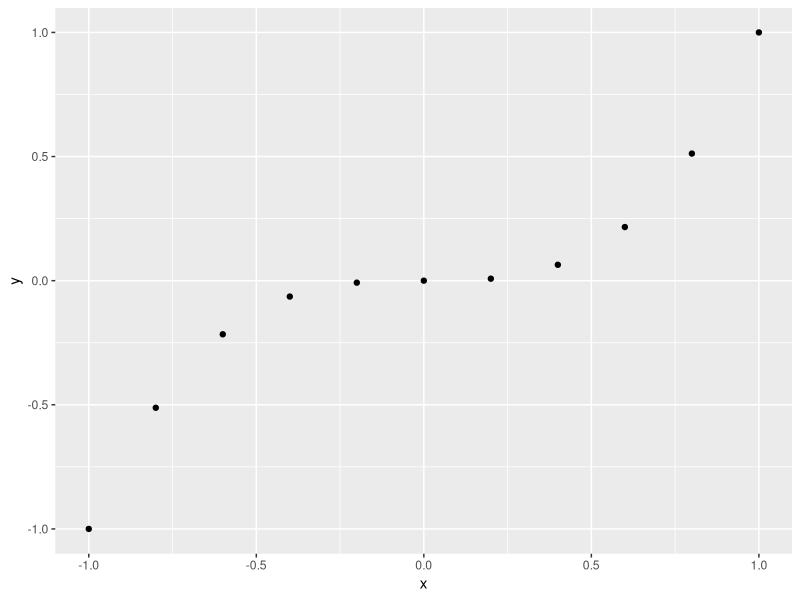
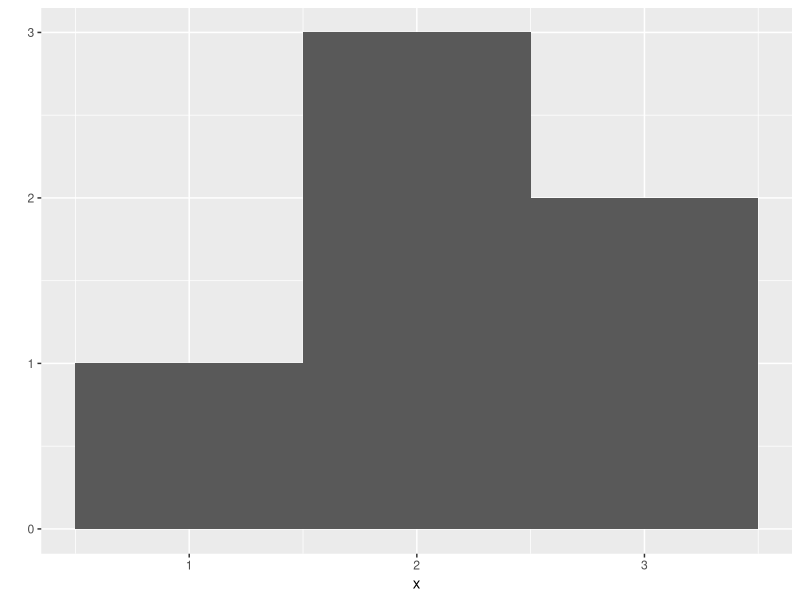
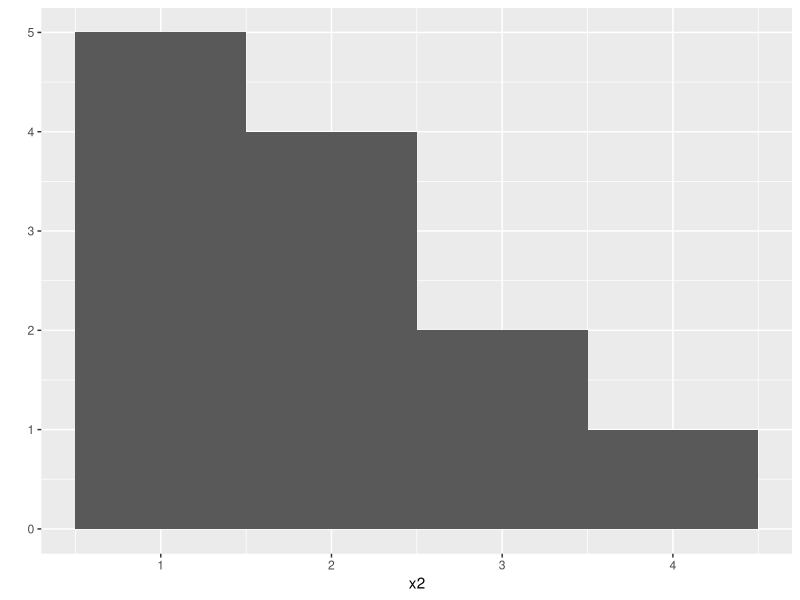
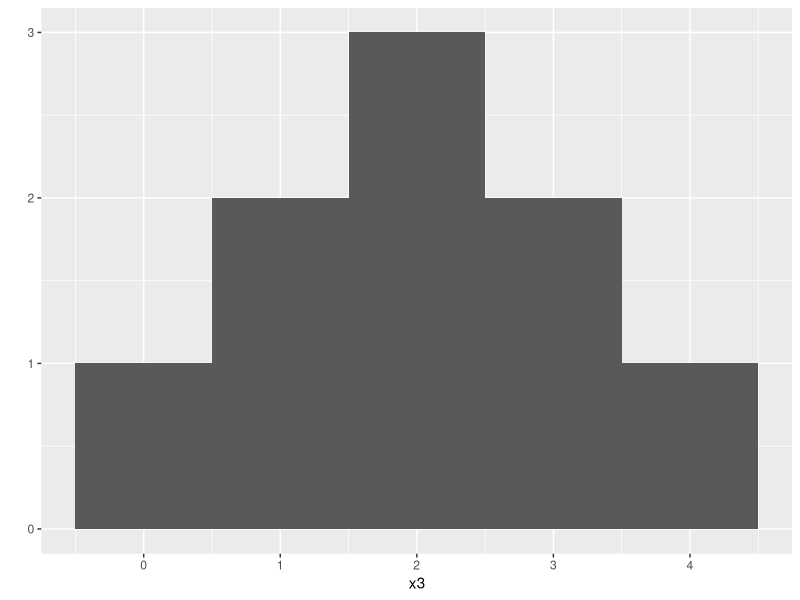
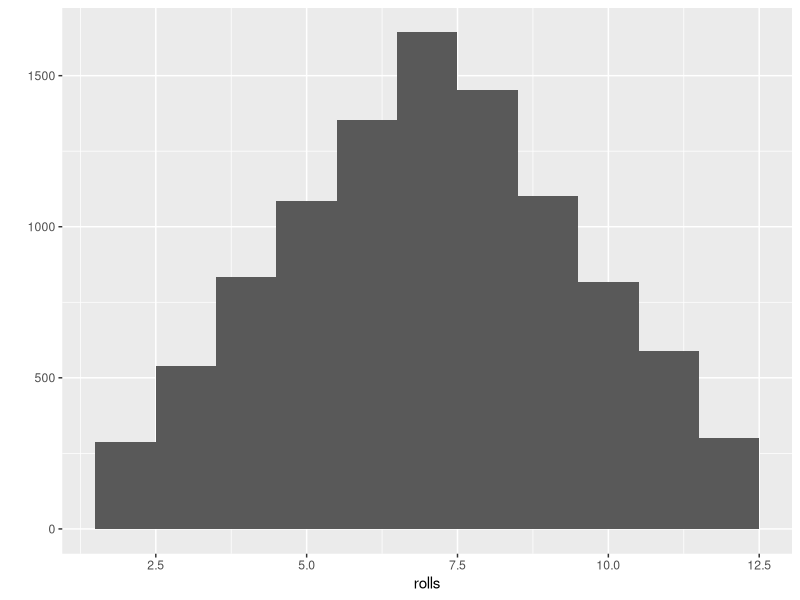
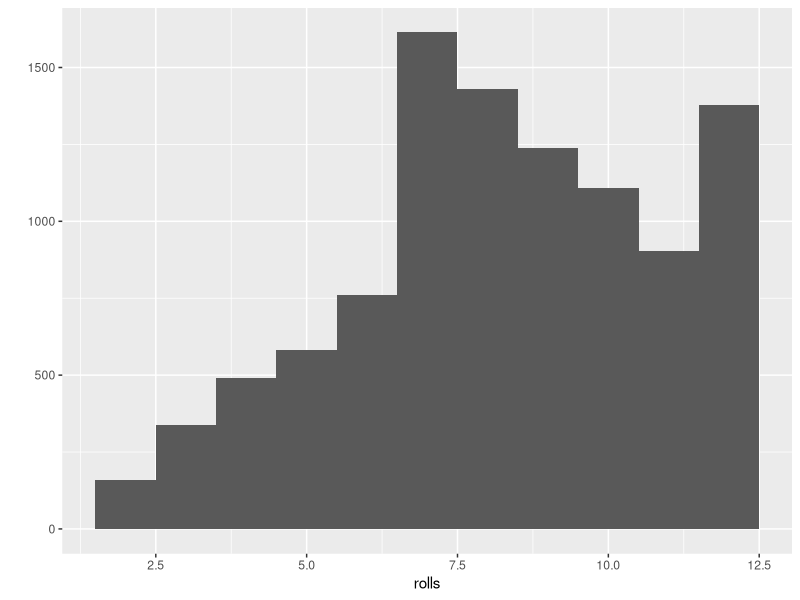

Here is the R script that generated these plots, in order:
# instalando pacotes

if(!require(ggplot2)) install.packages("ggplot2") # Instalação do pacote caso não esteja instalado
library(ggplot2)                                  # carregue o pacote ggplot2

qplot

x <- c(-1, -0.8, -0.6, -0.4, -0.2, 0, 0.2, 0.4, 0.6, 0.8, 1)
x

y <- x^3
y

qplot(x, y)


x <- c(1, 2, 2, 2, 3, 3)
qplot(x, binwidth = 1)

x2 <- c(1, 1, 1, 1, 1, 2, 2, 2, 2, 3, 3, 4)
qplot(x2, binwidth = 1)

x3 <- c(0, 1, 1, 2, 2, 2, 3, 3, 4)
qplot(x3, binwidth = 1)

# replicate - fornece uma maneira fácil de repetir um comando
replicate(3, 1 + 1) # (quantas vezes repetir, repetir o que?)

roll <- function(die = 1:6){
  dice <- sample(die, size = 2, replace = TRUE)
  sum(dice)
}

replicate(10, roll())

rolls <- replicate(10000, roll())
qplot(rolls, binwidth = 1)


# 3.2 Obtendo ajuda com as páginas de ajuda

?sqrt
args(sqrt)

# Exercício 3.2

library(ggplot2)

roll <- function() {
  die <- 1:6
  dice <- sample(die, size = 2, replace = TRUE, 
                 prob = c(1/8, 1/8, 1/8, 1/8, 1/8, 3/8))
  sum(dice)
}

roll()

rolls <- replicate(10000, roll())
qplot(rolls, binwidth = 1)


